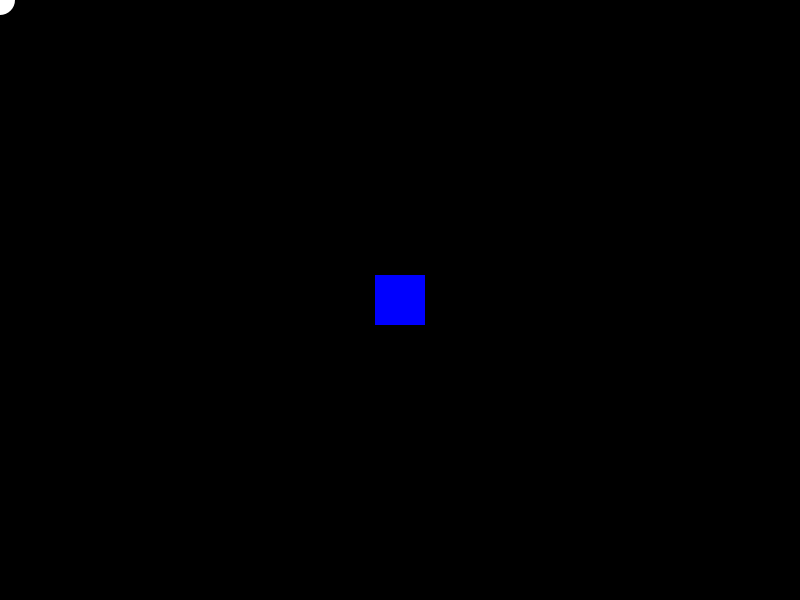
Frame 1 (no input)
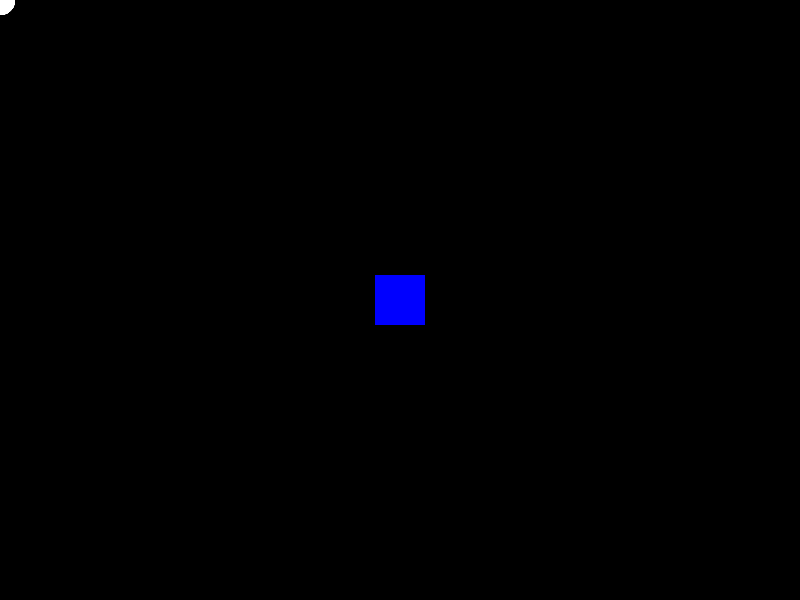
Frame 60 (the mouse pressed at the canvas centre just before this capture)
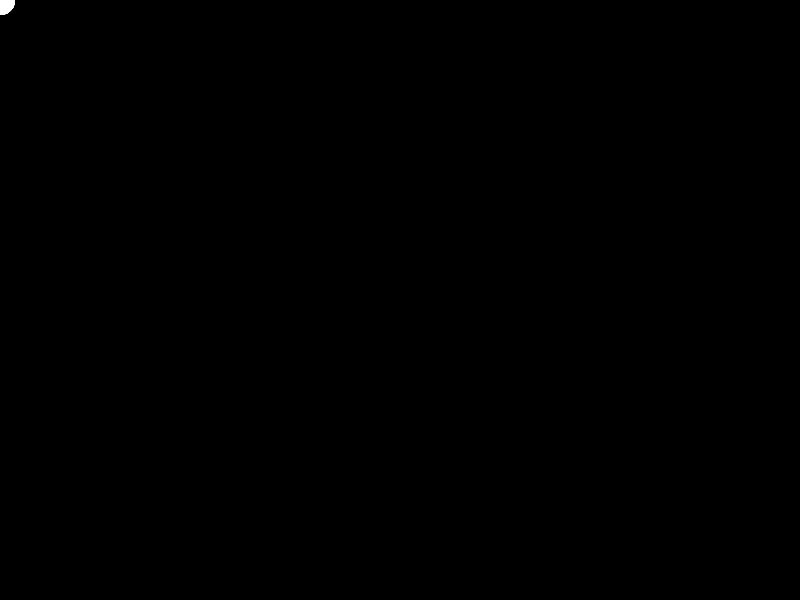
Frame 120 (the mouse held since frame 60 and released just before this capture)

The Processing sketch that drew these frames (run headless with seeded random() and noise(); from frame 60 on, the mouse is pressed at the canvas centre):

// Processing sketch: VoidFunctions
// ── VoidFunctions.pde
void setup() {
  size(800, 600);
  background(0);
}
void draw() {
  blueSquare();
  drawCircle(mouseX,mouseY);
  eraseMarks(70);
}

void drawRandomCircle() {
  noStroke();
  fill(random(0, 255), random(0, 255), random(0, 255));
  ellipse(random(0, width), random(0, height), 50, 50);
}
void drawCircleAt() {
  ellipse(mouseX, mouseY, 50, 50);
}

void blueSquare() {
  noStroke();
  fill(0, 0, 255);
  rect(width/2-25, height/2-25, 50, 50);
}
//draws circle at mouse point
void drawCircle(float x, float y) {


    fill(255, 255, 255);
    ellipse(x, y, 30, 30);
//press b for blue
    if (keyPressed && key== 'b') {
    fill(0, 0, 255);
    ellipse(x, y, 30, 30);
  }
  //press r for red
  if (keyPressed && key== 'r') {
    fill(255, 0, 0);
    ellipse(x, y, 30, 30);
  }
  //press g for green
  if (keyPressed && key== 'g') {
    fill(0, 255, 0);
    ellipse(x,y, 30, 30);
  } 
}
//draws black when mouse is pressed
void eraseMarks(int diam){
  if( mousePressed){
    fill(0);
    ellipse(mouseX,mouseY,diam,diam);
  }
}
